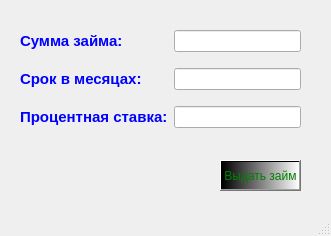
<?xml version="1.0" encoding="UTF-8"?>
<ui version="4.0">
 <class>MainWindow</class>
 <widget class="QMainWindow" name="MainWindow">
  <property name="geometry">
   <rect>
    <x>0</x>
    <y>0</y>
    <width>331</width>
    <height>236</height>
   </rect>
  </property>
  <property name="windowTitle">
   <string>MainWindow</string>
  </property>
  <widget class="QWidget" name="centralwidget">
   <widget class="QPushButton" name="pushButton">
    <property name="geometry">
     <rect>
      <x>220</x>
      <y>160</y>
      <width>81</width>
      <height>31</height>
     </rect>
    </property>
    <property name="styleSheet">
     <string notr="true">background-color: qlineargradient(spread:pad, x1:0, y1:0, x2:1, y2:0, stop:0 rgba(0, 0, 0, 255), stop:1 rgba(255, 255, 255, 255));
font: 75 9pt &quot;MS Shell Dlg 2&quot;;
color: green;
</string>
    </property>
    <property name="text">
     <string>Выдать займ</string>
    </property>
   </widget>
   <widget class="QWidget" name="layoutWidget">
    <property name="geometry">
     <rect>
      <x>20</x>
      <y>20</y>
      <width>281</width>
      <height>121</height>
     </rect>
    </property>
    <layout class="QGridLayout" name="gridLayout">
     <item row="0" column="0">
      <widget class="QLabel" name="label">
       <property name="text">
        <string>&lt;html&gt;&lt;head/&gt;&lt;body&gt;&lt;p&gt;&lt;span style=&quot; font-size:11pt; font-weight:600; color:#0000ff;&quot;&gt;Сумма займа:&lt;/span&gt;&lt;/p&gt;&lt;/body&gt;&lt;/html&gt;</string>
       </property>
      </widget>
     </item>
     <item row="0" column="1">
      <widget class="QLineEdit" name="lineEdit"/>
     </item>
     <item row="1" column="0">
      <widget class="QLabel" name="label_2">
       <property name="text">
        <string>&lt;html&gt;&lt;head/&gt;&lt;body&gt;&lt;p&gt;&lt;span style=&quot; font-size:11pt; font-weight:600; color:#0000ff;&quot;&gt;Срок в месяцах:&lt;/span&gt;&lt;/p&gt;&lt;/body&gt;&lt;/html&gt;</string>
       </property>
      </widget>
     </item>
     <item row="1" column="1">
      <widget class="QLineEdit" name="lineEdit_2"/>
     </item>
     <item row="2" column="0">
      <widget class="QLabel" name="label_3">
       <property name="text">
        <string>&lt;html&gt;&lt;head/&gt;&lt;body&gt;&lt;p&gt;&lt;span style=&quot; font-size:11pt; font-weight:600; color:#0000ff;&quot;&gt;Процентная ставка:&lt;/span&gt;&lt;/p&gt;&lt;/body&gt;&lt;/html&gt;</string>
       </property>
      </widget>
     </item>
     <item row="2" column="1">
      <widget class="QLineEdit" name="lineEdit_3"/>
     </item>
    </layout>
   </widget>
   <widget class="QLabel" name="label_4">
    <property name="geometry">
     <rect>
      <x>-4</x>
      <y>-8</y>
      <width>341</width>
      <height>231</height>
     </rect>
    </property>
    <property name="text">
     <string/>
    </property>
   </widget>
   <zorder>label_4</zorder>
   <zorder>pushButton</zorder>
   <zorder>layoutWidget</zorder>
  </widget>
  <widget class="QMenuBar" name="menubar">
   <property name="geometry">
    <rect>
     <x>0</x>
     <y>0</y>
     <width>331</width>
     <height>21</height>
    </rect>
   </property>
  </widget>
  <widget class="QStatusBar" name="statusbar"/>
 </widget>
 <resources/>
 <connections/>
</ui>
